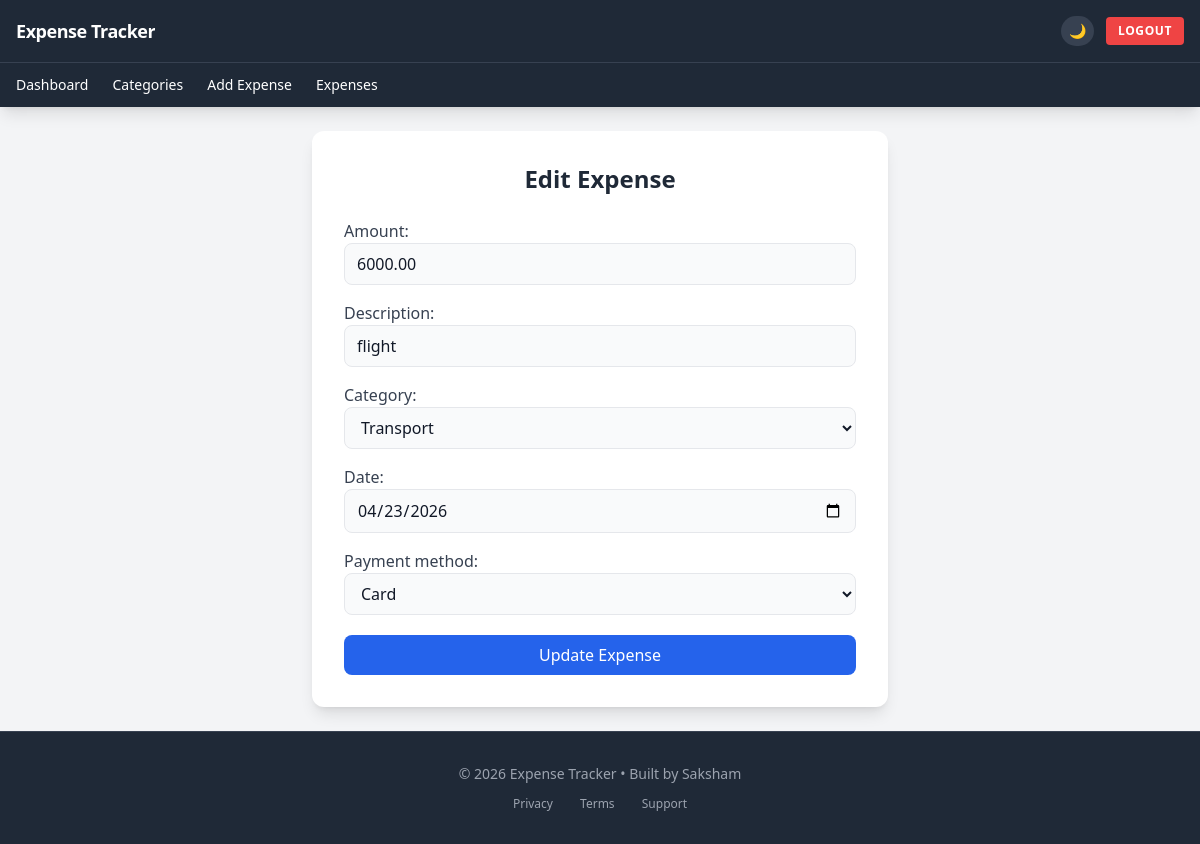
/edit-expense/22/ (signed in), run on the app's committed database.
### expenses/models.py (models this page shows, shortened)
class Expense(models.Model):
    user = models.ForeignKey(User, on_delete=models.CASCADE)
    amount = models.DecimalField(max_digits=10, decimal_places=2)
    category = models.ForeignKey(Category, on_delete=models.CASCADE)
    description = models.CharField(max_length=255)
    date = models.DateField()
    PAYMENT_CHOICES = [
    ('CASH', 'Cash'),
    ('CARD', 'Card'),
    ('ONLINE', 'Online')
]
    payment_method = models.CharField(max_length=10, choices=PAYMENT_CHOICES)
    created_at = models.DateTimeField(auto_now_add=True)

### expenses/views.py (the view)
# urls.py: path('edit-expense/<int:id>/', views.edit_expense, name='edit_expense'),
@login_required
def edit_expense(request, id):
    expense = get_object_or_404(Expense, id=id, user=request.user)
    if request.method == "POST":
        form = ExpenseForm(request.POST, instance=expense)
        if form.is_valid():
            form.save()
            return redirect("expense_list")
    else:
        form = ExpenseForm(instance=expense)
    return render(request, "edit_expense.html", {"form": form})

### expenses/forms.py
class ExpenseForm(forms.ModelForm):
    class Meta:
        model = Expense
        fields = ["amount","description","category","date","payment_method"]
        widgets = {
"amount": forms.NumberInput(attrs={"class":"w-full border rounded-lg px-3 py-2 bg-gray-50 dark:bg-gray-700 text-gray-900 dark:text-gray-100"}),
"description": forms.TextInput(attrs={"class":"w-full border rounded-lg px-3 py-2 bg-gray-50 dark:bg-gray-700 text-gray-900 dark:text-gray-100"}),
"category": forms.Select(attrs={"class":"w-full border rounded-lg px-3 py-2 bg-gray-50 dark:bg-gray-700 text-gray-900 dark:text-gray-100"}),
"date": forms.DateInput(attrs={"type":"date","class":"w-full border rounded-lg px-3 py-2 bg-gray-50 dark:bg-gray-700 text-gray-900 dark:text-gray-100"}),
"payment_method": forms.Select(attrs={"class":"w-full border rounded-lg px-3 py-2 bg-gray-50 dark:bg-gray-700 text-gray-900 dark:text-gray-100"}),
}
    def __init__(self, *args, **kwargs):
        user = kwargs.pop('user', None)
        super().__init__(*args, **kwargs)
        if user:
            self.fields['category'].queryset = Category.objects.filter(user=user)

### expenses/models.py (called while the page is built)
    def __str__(self):
        return self.name

### templates/edit_expense.html (shortened to what this page needs)
{% extends "base.html" %}
{% block content %}
<div class="max-w-xl mx-auto bg-white dark:bg-gray-800 shadow-lg rounded-xl p-8">
<h2 class="text-2xl font-semibold mb-6 text-center text-gray-800 dark:text-gray-100">
Edit Expense
</h2>
<form method="POST" class="space-y-5">
<div class="space-y-4 text-gray-700 dark:text-gray-300">
{{ form.as_p }}
</div>
<button
type="submit"
class="w-full bg-blue-600 hover:bg-blue-700 text-white py-2 rounded-lg transition duration-200 font-medium"
>
Update Expense
</button>
</form>
</div>
{% endblock %}

### data on the page
Expense: amount "6000.00", description "flight", category "Transport", date "04/23/2026", payment_method "Card"
